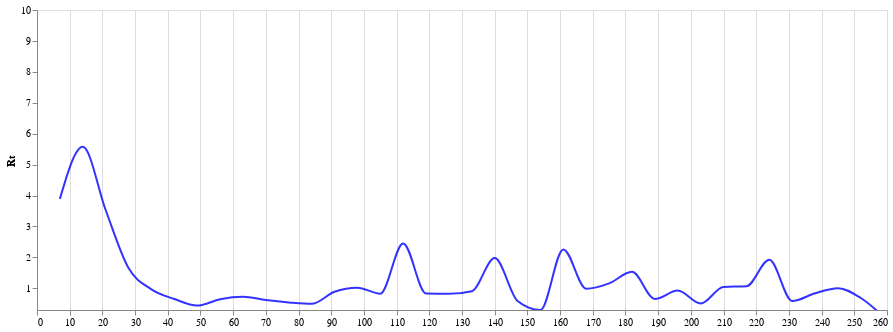

Notebook cell for this chart:
### Code cell
line_rt_sim = alt.Chart(weekly_sim_cases).mark_line(interpolate='monotone', opacity = 0.8, clip = True, color = "blue").encode(
    alt.X('week_time', axis=alt.Axis(title="")),
    alt.Y('Rt',axis=alt.Axis(title="Rt", grid=False), scale = alt.Scale(domain = [0.3, 10])),
    
    
).properties(
    width=850,
    height=300)
line_rt_sim

### Figure 1 — Vega-Lite specification as saved in the notebook (floating-point values rounded to 4 significant figures)
{"config": {"view": {"continuousWidth": 400, "continuousHeight": 300}}, "data": {"name": "data-e04d5a9d3564650b4b06d3bec7897999"}, "mark": {"type": "line", "clip": true, "color": "blue", "interpolate": "monotone", "opacity": 0.8}, "encoding": {"x": {"axis": {"title": ""}, "field": "week_time", "type": "quantitative"}, "y": {"axis": {"grid": false, "title": "Rt"}, "field": "Rt", "scale": {"domain": [0.3, 10]}, "type": "quantitative"}}, "height": 300, "width": 850, "$schema": "https://vega.github.io/schema/vega-lite/v4.17.0.json", "datasets": {"data-e04d5a9d3564650b4b06d3bec7897999": [{"week_time": 0.0, "log_I": -2.303, "diff": null, "Rt": null, "Rt_MA": null}, {"week_time": 7.0, "log_I": 5.977, "diff": 57.96, "Rt": 3.892, "Rt_MA": 3.892}, {"week_time": 14.0, "log_I": 17.61, "diff": 81.4, "Rt": 5.578, "Rt_MA": 4.735}, {"week_time": 21.0, "log_I": 25.09, "diff": 52.36, "Rt": 3.534, "Rt_MA": 4.335}, {"week_time": 28.0, "log_I": 27.5, "diff": 16.89, "Rt": 1.656, "Rt_MA": 3.665}, {"week_time": 35.0, "log_I": 27.36, "diff": -0.9386, "Rt": 0.9681, "Rt_MA": 2.934}, {"week_time": 42.0, "log_I": 25.79, "diff": -11.04, "Rt": 0.6547, "Rt_MA": 1.703}, {"week_time": 49.0, "log_I": 23.04, "diff": -19.22, "Rt": 0.4415, "Rt_MA": 0.93}, {"week_time": 56.0, "log_I": 21.43, "diff": -11.26, "Rt": 0.6486, "Rt_MA": 0.6782}, {"week_time": 63.0, "log_I": 20.21, "diff": -8.532, "Rt": 0.7275, "Rt_MA": 0.6181}, {"week_time": 70.0, "log_I": 18.47, "diff": -12.17, "Rt": 0.6233, "Rt_MA": 0.6102}, {"week_time": 77.0, "log_I": 16.33, "diff": -15.04, "Rt": 0.546, "Rt_MA": 0.6364}, {"week_time": 84.0, "log_I": 13.91, "diff": -16.9, "Rt": 0.4984, "Rt_MA": 0.5988}, {"week_time": 91.0, "log_I": 13.44, "diff": -3.299, "Rt": 0.89, "Rt_MA": 0.6394}, {"week_time": 98.0, "log_I": 13.54, "diff": 0.6758, "Rt": 1.023, "Rt_MA": 0.7394}, {"week_time": 105.0, "log_I": 12.78, "diff": -5.289, "Rt": 0.8264, "Rt_MA": 0.8095}, {"week_time": 112.0, "log_I": 17.57, "diff": 33.54, "Rt": 2.453, "Rt_MA": 1.298}, {"week_time": 119.0, "log_I": 16.85, "diff": -5.07, "Rt": 0.8333, "Rt_MA": 1.284}, {"week_time": 126.0, "log_I": 16.07, "diff": -5.449, "Rt": 0.8214, "Rt_MA": 1.233}, {"week_time": 133.0, "log_I": 15.67, "diff": -2.776, "Rt": 0.907, "Rt_MA": 1.254}, {"week_time": 140.0, "log_I": 19.11, "diff": 24.04, "Rt": 1.98, "Rt_MA": 1.135}, {"week_time": 147.0, "log_I": 17.2, "diff": -13.33, "Rt": 0.5915, "Rt_MA": 1.075}, {"week_time": 154.0, "log_I": 13.55, "diff": -25.55, "Rt": 0.3014, "Rt_MA": 0.9449}, {"week_time": 161.0, "log_I": 17.81, "diff": 29.79, "Rt": 2.26, "Rt_MA": 1.283}, {"week_time": 168.0, "log_I": 17.76, "diff": -0.3366, "Rt": 0.9885, "Rt_MA": 1.035}, {"week_time": 175.0, "log_I": 18.41, "diff": 4.566, "Rt": 1.162, "Rt_MA": 1.178}, {"week_time": 182.0, "log_I": 20.43, "diff": 14.08, "Rt": 1.536, "Rt_MA": 1.487}, {"week_time": 189.0, "log_I": 18.85, "diff": -11.05, "Rt": 0.6547, "Rt_MA": 1.085}, {"week_time": 196.0, "log_I": 18.55, "diff": -2.106, "Rt": 0.9291, "Rt_MA": 1.07}, {"week_time": 203.0, "log_I": 16.19, "diff": -16.49, "Rt": 0.5089, "Rt_MA": 0.9071}, {"week_time": 210.0, "log_I": 16.38, "diff": 1.343, "Rt": 1.046, "Rt_MA": 0.7848}, {"week_time": 217.0, "log_I": 16.65, "diff": 1.897, "Rt": 1.066, "Rt_MA": 0.8876}, {"week_time": 224.0, "log_I": 19.91, "diff": 22.82, "Rt": 1.922, "Rt_MA": 1.136}, {"week_time": 231.0, "log_I": 18.0, "diff": -13.39, "Rt": 0.5899, "Rt_MA": 1.156}, {"week_time": 238.0, "log_I": 17.31, "diff": -4.831, "Rt": 0.8409, "Rt_MA": 1.105}, {"week_time": 245.0, "log_I": 17.34, "diff": 0.2099, "Rt": 1.007, "Rt_MA": 1.09}, {"week_time": 252.0, "log_I": 15.93, "diff": -9.887, "Rt": 0.6878, "Rt_MA": 0.7815}, {"week_time": 259.0, "log_I": 10.42, "diff": -38.56, "Rt": 0.08127, "Rt_MA": 0.6543}]}}
